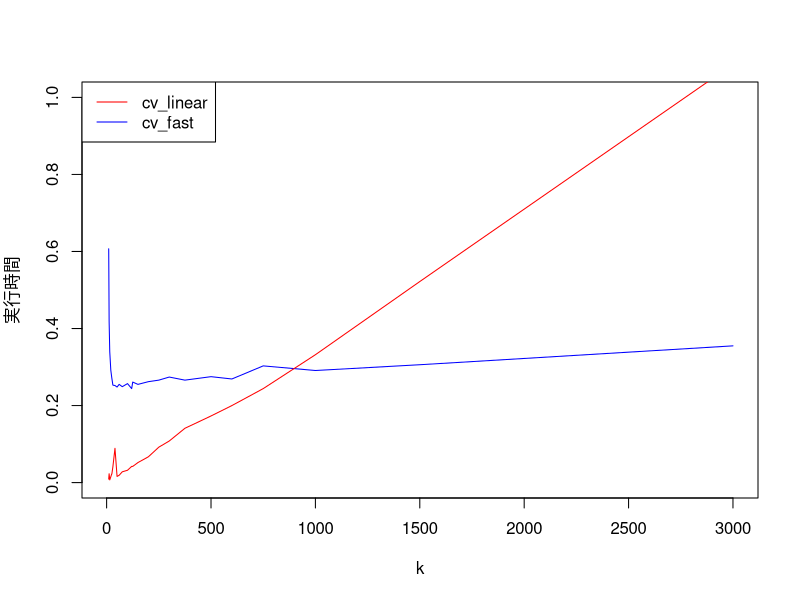

This chart was generated by the following R code:
# Clear environment
rm(list = ls())

# Setting Japanese font (for MacOSX)
# par(family= "HiraKakuProN-W3")

# Chapter3 e.g.42
# k-fold クロスバリデーション（CV）の実装。
# サンプル全体をk個のグループに分ける。
# うち1グループをテストデータとして確保し、残りを訓練データとして用いて、
# 線形回帰の回帰係数推定値を計算する。
# ここで計算された回帰係数推定値を用いて、
# テストデータにおける応答変数推定値y_hatと実際の応答変数値yのRSSを計算する。
# その処理をテストデータとして用いるグループを変えることでk回行い、
# k回分のRSS値の和を総サンプル数nで標準化した値を最終結果として返す。
cv_linear <- function(X, y, k) {
  n <- length(y)
  m <- n / k # 各グループのサンプル数
  S <- 0 # RSS和
  for (j in 1:k) {
    test <- ((j - 1) * m + 1):(j * m) # テストデータグループの選択
    beta <- solve(t(X[-test, ]) %*% X[-test, ]) %*% t(X[-test, ]) %*% y[-test] # 回帰係数推定値の計算
    e <- y[test] - X[test, ] %*% beta # 残差y - y_hatを計算
    S <- S + drop(t(e) %*% e) # eの各要素の二乗和を計算し、スカラー値に変換してからSに加える。
  }
  return(S/n)
}

# J. Shao et alによる高速k-fold CV法の実装
cv_fast <- function(X, y, k) {
  n <- length(y)
  m <- n / k
  H <- X %*% solve(t(X) %*% X) %*% t(X) # ハット行列
  I_n <- diag(rep(1, n))
  e <- (I_n - H) %*% y # 残差を計算
  I_m <- diag(rep(1, m))
  S <- 0 # CVの各回における残差平方和の総和
  for (j in 1:k) {
    test <- ((j - 1) * m + 1):(j * m) # CVにおけるテストデータを選出
    S <- S + norm(solve(I_m - H[test, test]) %*% e[test], "2") ^ 2 # J. Shaoの式により残差平方和を計算してSに加える。
  }
  return(S / n) # サンプル数で残債平方和総和を標準化してCV結果として返す。
}

# cv_linear()とcv_fast()の処理速度を比較する。
# データ生成
n <- 3000 # データ数
p <- 5 # 説明変数の要素数
beta <- rnorm(p + 1)
x <- matrix(rnorm(n * p), ncol = p)
X <- cbind(1, x)
y <- X %*% beta + rnorm(n)
plot(0, 0, 
     xlab = "k",
     ylab = "実行時間",
     xlim = c(2, n),
     ylim = c(0, 1.0),
     type = "n")

# cv_fast()の処理
U <- NULL # k-fold CVのk値
V <- NULL # 各k値における処理時間
for (k in 10:n) {
  if (n %% k == 0) {
    t <- proc.time()[3]
    cv_fast(x, y, k)
    U <- c(U, k)
    V <- c(V, (proc.time()[3] - t))
  }
}
lines(U, V, col = "blue")

# cv_linear()の処理
U <- NULL
V <- NULL
for (k in 10:n) {
  if (n %% k == 0) {
    t <- proc.time()[3]
    cv_linear(x, y, k)
    U <- c(U, k)
    V <- c(V, (proc.time()[3] - t))
  }
}
lines(U, V, col = "red")

# グラフにレジェンドを追加する
legend("topleft", 
       legend = c("cv_linear", "cv_fast"),
       col = c("red", "blue"),
       lty = 1)
